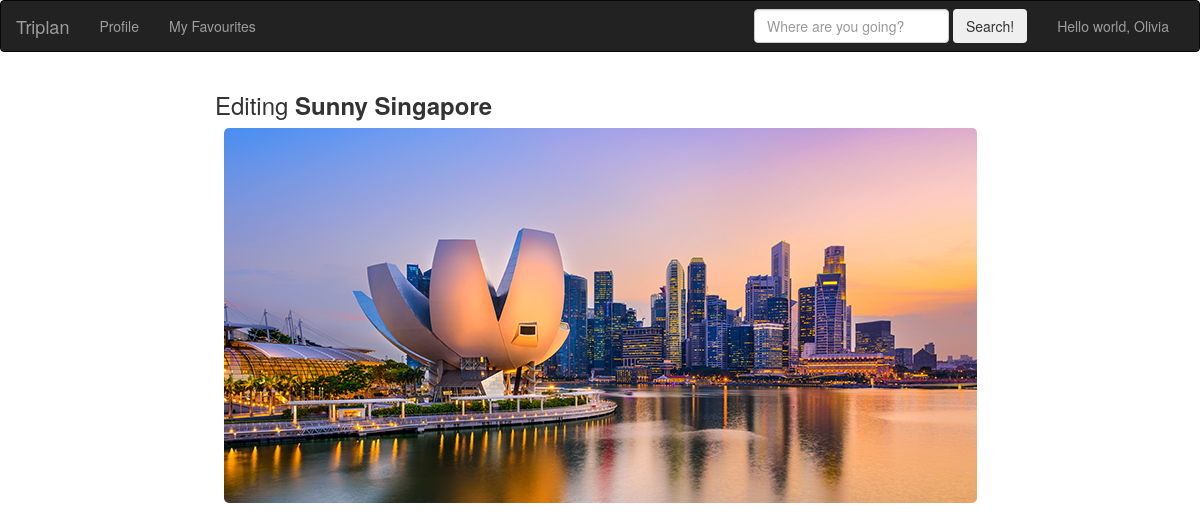
Screenshot of /6/edit/ (signed in) with the database file from the repository.
### triplan/models.py (models this page shows, shortened)
class Itinerary(models.Model):
    title = models.CharField(max_length=50)
    owner = models.ForeignKey(Profile, related_name='owner', on_delete=models.CASCADE)
    date_added = models.DateTimeField(auto_now=True)
    preview_photo = models.ImageField(blank=True)
    shared_users = models.ManyToManyField(Profile, related_name='shared_users', blank=True)
    public_view = models.BooleanField(default=True)
    favourited_by = models.ManyToManyField(Profile, related_name='fav_by', blank=True)

### triplan/views.py (the view)
# urls.py: url(r'^(?P<pk>[0-9]+)/edit/$', login_required(views.ItineraryEdit.as_view()),
class ItineraryEdit(generic.edit.UpdateView):
    template_name = "triplan/itinerary_edit.html"
    model = Itinerary
    fields = ['title', 'public_view', 'shared_users', 'preview_photo']
    success_url = reverse_lazy('triplan:itinerary_list')
    def get_form(self):
        form = super(ItineraryEdit, self).get_form()
        form.fields['shared_users'].queryset = Profile.objects.exclude(
            user=self.request.user)
        return form

### triplan/models.py (called while the page is built)
    def __str__(self):
        return self.user.username

### triplan/templates/triplan/itinerary_edit.html (shortened to what this page needs)
{% extends 'triplan/base.html' %}
{% block imports %}
    {% load static %}
    <link href="https://cdnjs.cloudflare.com/ajax/libs/select2/4.0.3/css/select2.min.css" rel="stylesheet" />
{% endblock imports %}
{% block body %}
<div class="col-sm-8 col-sm-offset-2">
    <h3>Editing <strong>{{ itinerary.title }}</strong></h3>
    {% if itinerary.preview_photo %}
    <img src="{{ itinerary.preview_photo.url }}" class="img img-responsive center-img full-width">
    {% endif %}
    {% url 'triplan:itinerary_list' as url %}
</div>
{% endblock body %}

### triplan/templates/triplan/base.html (shortened to what this page needs)
<!DOCTYPE html>
<html lang="en">
<head>
    <link rel="stylesheet" href="https://maxcdn.bootstrapcdn.com/bootstrap/3.3.7/css/bootstrap.min.css">
    {% load static %}
    <link rel="stylesheet" type="text/css" href="{% static 'custom.css' %}">
    {% block imports %}
    {% endblock imports %}
</head>
<body>
<nav class="navbar navbar-inverse">
  <div class="container-fluid">
    <div class="navbar-header">
      <a class="navbar-brand" href="{% url 'triplan:itinerary_list' %}">Triplan</a>
    </div>
    <div class="collapse navbar-collapse" id="bs-example-navbar-collapse-1">
      <ul class="nav navbar-nav">
        <li><a href="{% url 'triplan:user_profile' %}">Profile</a></li>
        <li><a href="#">My Favourites</a></li>
      </ul>
      <ul class="nav navbar-nav navbar-right">
          <li><a href="#">Hello world, {{ request.user }}</a></li>
      </ul>
      <form id="location_search_form" class="navbar-form navbar-right" data-url="{% url 'triplan:itinerary_list_search' ''%}">
        <div class="form-group">
          <input id="search_input" type="text" class="form-control" placeholder="Where are you going?">
        </div>
        <button class="btn btn-outline-secondary" type="submit">Search!</button>
      </form>
    </div>
  </div>
</nav>
    {% block body %}
    {% endblock body %}
</body>
</html>

### triplan/static/custom.css (style rules this page uses)
.img { border-radius: 5px; }
.center-img { margin: auto; display: block; }

### rows the page displays
Itinerary: title "Sunny Singapore", preview_photo (picture)

### other values shown
{{ request.user }} "Olivia"
